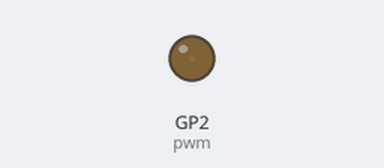
The program below on a simulated Raspberry Pi Pico running MicroPython. Parts: output pins drawn as LEDs (lit = HIGH).

Above: at 0.05 s.
At 4.95 s:
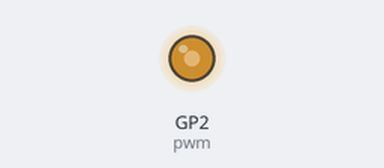
At 7.65 s:
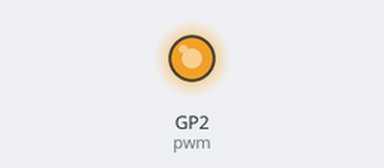
At 15.35 s:
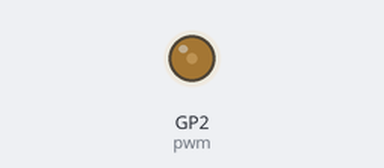
Timing chart, 0 to 22.7 s (numbered marks = the images above):
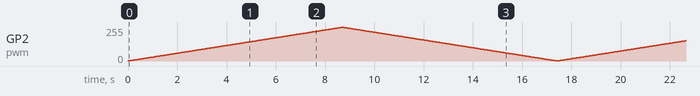

The program:

main.py
```python
from machine import Pin, PWM
from time import sleep

pwm = PWM(Pin(2))

pwm.freq(50)

while True:
    for duty in range(65025):
        pwm.duty_u16(duty)
        sleep(0.0001)
    for duty in range(65025, 0, -1):
        pwm.duty_u16(duty)
        sleep(0.0001)

#pwm.deinit()
```
